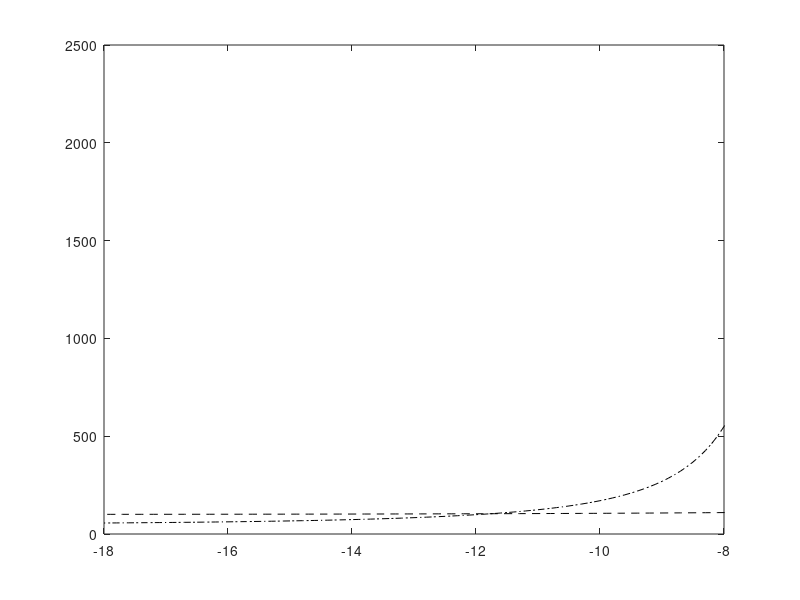

Write the MATLAB code that produced this figure. (Note: this script raises an error after producing the figure.)
%  12/23/2015
%  test how many samples are required for STPE method in finding strongest
%  blocker.
%  



%%
% fist we use theoretical formula to plot two curve of sample v.s. power of int. #3
%
% curve in case 1
clear;clc
Ps_dB = fliplr(-18:0.1:-7);
Ps = 10.^(Ps_dB./10);
P_tot = Ps+0.25+1;
% P_tot = Ps+0.25+1;

M1 = qfuncinv(0.1)^2*((Ps+P_tot/16).^2/2+(0.25+P_tot/16).^2/2)./(Ps-0.25).^2;
figure(88)
plot(Ps_dB,M1*32,'k-.');hold on
xlim([-18,-8])
%% curve in case 2

% mu_s = P_tot./16+0.25;
% 
% % M2 = ((2.23*(P_tot./16)-mu_s.*qfuncinv(0.9))./0.25).^2;
% M2 = ((2.78*(P_tot./16)-mu_s.*qfuncinv(0.9))./0.25).^2;
% figure(88)
% plot(Ps_dB,M2*32,'r--');hold on
%% curve in case 2 (better one)
mu_s = P_tot./16+0.25;
M=linspace(0,10,1e5);
for ii=1:length(mu_s)
    mu_t = P_tot(ii)/16.*(1+1./sqrt(M).*qfuncinv(5/(8*(8*16-2)+2)));
    sigma_t = (P_tot(ii)/16)^2*pi^2/12./M/log(16*8-2);
    curve = 1-qfunc(sqrt((M.*(mu_t-mu_s(ii)).^2)./(sigma_t+1./M*(mu_s(ii))^2)));
    [bestscore(ii),best(ii)] = min(abs(curve-0.9));
end
figure(88)
plot(Ps_dB,M(best)*32,'k--');hold on
% mu_aprx = 10^(-11.2494/10).*(1+2.23.*sqrt(1./ave_num_pool));
% mu_s = (1+0.2)*2/32+0.2;
% mu_s = (1+0.1)*2/32+0.1;
% mu_s = 0.1419;
% mu_s = (1+0.05)*2/32+0.05;
% figure(88)
% % plot(ave_num_pool*Nn,(1-qfunc((0.1296-0.0631)./sqrt((0.1296^2+0.0631^2)./ave_num_pool))))
% for ave_index = 1:length(ave_num_pool)
%     ave_num = ave_num_pool(ave_index);
%     temp0(ave_index) = 1-qfunc((mu_s-mu_aprx(ave_index))/(sqrt(mu_s^2/ave_num)));
% end
% plot(ave_num_pool*N,temp0)
%%
figure(2)
% plot(ave_num_pool*Nn,(1-qfunc(sqrt(ave_num_pool).*(0.0927)./sqrt((0.2465^2/2+0.3380^2/2)))))
% plot(ave_num_pool*Nn,(1-qfunc(sqrt(ave_num_pool).*(0.125)./sqrt((0.3359^2/2+0.2109^2/2)))))
% plot(ave_num_pool*Nn,(1-qfunc(sqrt(ave_num_pool).*(0.125)./sqrt((0.25^2+0.125^2)))))
plot(ave_num_pool*Nn,(1-qfunc(sqrt(ave_num_pool).*(0.25-0.1585)./sqrt((0.25^2+0.1585^2)))))
%% simulated value on required sample in order to reach 0.9 ident. prob.
xdata = [-18,-17,-16,-15,-14,-13,-12,-11,-10,-9,-8];
% ydata = [126.1,127.9,128.4,132.6,134.3,140.9,148.1,168.5,200,238.7,556.2];
ydata = [91.3,91.3,92,93.6,94.7,98,105.3,115.1,127.3,167,476.7];
figure(88)
plot(xdata,ydata,'bo-');hold on


%%

blk_num = 3;
M = 1e2;
N = 32;
SampleNumberAve = 128;

stat_num = 2e2;
P = M*N;
L = N*stat_num;

sig_pow_dB = [-7,-6,0];
sig_pow = 10.^(sig_pow_dB/10);
rand('seed',3);
for ii = 1:blk_num
%     sig_r(:,ii) = kron(randi(2,M*stat_num,1)*2-3,ones(N,1));
%     sig_i(:,ii) = kron(randi(2,M*stat_num,1)*2-3,ones(N,1));
%     sig(:,ii) = (sig_r(:,ii)+1j*sig_i(:,ii))/sqrt(2);
    upsam = SampleNumberAve;
    symbols = fix(L*2/upsam)*5;
    
    clearvars data temp_data
    hmod = modem.qammod('M', 4, 'InputType', 'integer');
    hdesign  = fdesign.pulseshaping(upsam,'Square Root Raised Cosine');
    hpulse = design(hdesign);
    data = randi(4,symbols,1)-1;
    data = modulate(hmod, data);
    data = upsample(data,upsam);
    temp_data = conv(data,hpulse.Numerator);
    sig0(:,ii) = temp_data./sqrt(sum(temp_data.*conj(temp_data))/length(temp_data));
    sig(:,ii) = sig0(2000:end-2000,ii);
end
freq_mask0 = transpose(exp(1j*2*2*pi*(1:length(sig(:,1)))/N));
sig(:,1) = sig(:,1).*freq_mask0;

freq_mask1 = transpose(exp(1j*6*2*pi*(1:length(sig(:,1)))/N));
sig(:,2) = sig(:,2).*freq_mask1;

freq_mask2 = transpose(exp(1j*2*2*pi*(1:length(sig(:,1)))/N));
sig(:,3) = sig(:,3).*freq_mask2;

best_bin_ref = [19,7];
% a simple test with 3 interferers.
%  First two are in the same band but different subband, the third is in
%  another band
fft_level = 1;
Nn = fft_level*N;
runtimes = 32*24*20;

bins_bands = zeros(runtimes,Nn/2,4);
for runindex = 1:runtimes
%     phi = exp(1j*2*pi*rand(1,3));
    %phi = ones(1,3);
    sig_sum = zeros(P,1);
    CAL = randi(2,P,4)*2-3;
    sig_cache = zeros(P,3);
    start_point = randi(length(sig(:,1))-P,1,3);
    for ii=1:3
        sig_cache(:,ii) = sig(start_point(ii):start_point(ii)+P-1,ii);
        if ii ~= 3
            y(:,ii) = 2*real(sig_cache(:,ii).*phi(ii)).*CAL(:,1)*sqrt(sig_pow(ii));
        else
            y(:,ii) = 2*real(sig_cache(:,ii).*phi(ii)).*CAL(:,2)*sqrt(sig_pow(ii));
        end
        sig_sum = sum(y,2);
    end

    for kk=1:4
        sig_sum_corr = sig_sum.*CAL(:,kk);
        periodo_gram = fft(sig_sum_corr(1:Nn))/Nn;
        periodo_square = (abs(periodo_gram).^2)';
        bins_bands(runindex,:,kk) = periodo_square(1:Nn/2);
    end
end
figure(1)
for kk=1:4
    temp = squeeze(bins_bands(:,:,kk));
    ydata = mean(abs(temp),1);
    subplot(4,1,kk)
    plot(10*log10(ydata));hold on
    grid on
end

%
ave_num_pool = 2:1:16;
pd = zeros(1,length(ave_num_pool));
for ave_index = 1:length(ave_num_pool)
    ave_num = ave_num_pool(ave_index);
    pd_counter = 0;
    for ii = 1:fix(runtimes/ave_num)
        for kk=1:4
            A(:,kk) = mean(bins_bands((ii-1)*ave_num+1:ii*ave_num,:,kk));
        end
        [sortval,sortindex] = sort((A(:)),'descend');
        bestbin(ii,:)=sortindex(1:2);
        if sort(sortindex(1:2))'==sort(best_bin_ref(1:2))
            pd_counter = pd_counter+1;
        end
    end
    pd(ave_index) = pd_counter/(fix(runtimes/ave_num));
end
%
figure(2)
plot(ave_num_pool*Nn,pd,'x-');
hold on
grid on
xlabel('Number of Samples')
ylabel('Ident. Prob.')
ylim([0,1])
